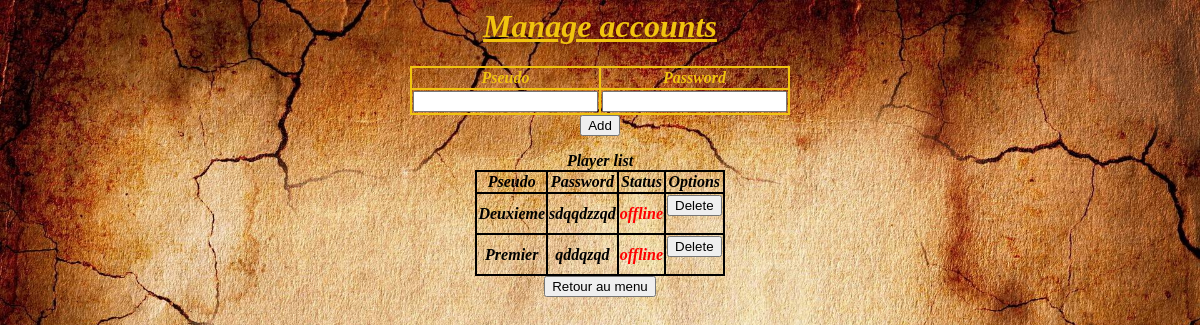
The page /index.php/gamecontroller/players on the database as committed earlier.
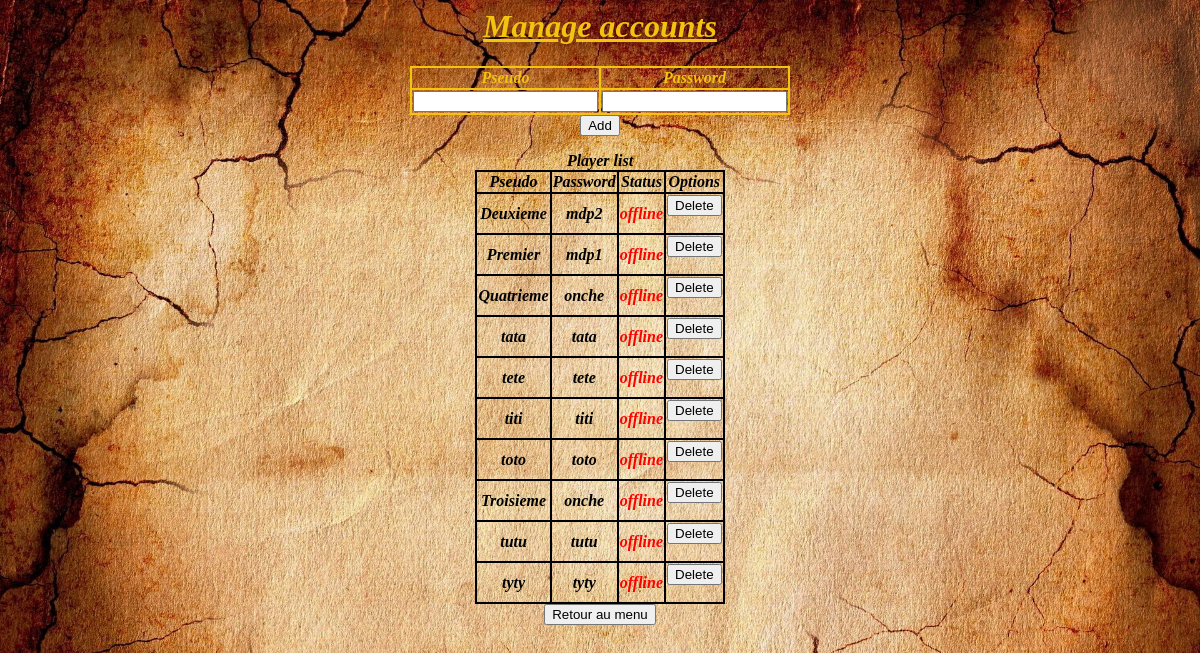
The same page on the database as committed later.
### tables this page shows
CREATE TABLE `players` (
  `pseudo` varchar(50) NOT NULL,
  `password` varchar(32) NOT NULL,
  `online` tinyint(1) NOT NULL
);

### application/controllers/gamecontroller.php (called while the page is built, shortened)
<?php
class GameController extends CI_Controller{
	function __construct(){
		$this->load->model('gamemodel');
	}
       function players(){
           $data['infos'] = $this->gamemodel->getPlayers();
           $this->load->view('players', $data);
       }
}
?>

### index.php (called while the page is built, shortened)
<?php
require_once BASEPATH.'core/CodeIgniter.php';

### application/models/gamemodel.php (called while the page is built, shortened)
<?php
class Gamemodel extends CI_Model{
        function getPlayers(){
            $query = $this->db->query('SELECT pseudo, password, online FROM players');
            return $query;
        }
}

### application/views/players.php (the view, shortened to what this page needs)
<hmtl>
    <head>
        <link rel="stylesheet" type="text/css" href="http://localhost/LoveLetter/upload/mystyle.css">
    </head>
    <body>
        <h1> Manage accounts </h1>
        <center><form method = 'POST' action='http://localhost/LoveLetter/index.php/gamecontroller/register'>
                <table>
                    <tr id="jaune">
                        <td><label>Pseudo</label></td>
                        <td><label>Password</label></td>
                    </tr>
                    <tr id="jaune">
                        <td><input type='text' name='pseudo' required/></td>
                        <td><input type='text' name='psw' required/></td>
                    </tr>
                </table>
                        <center><input type ='submit' value="Add"/></center>
            </form>
        </center>
        <table align = center background='http://localhost/LoveLetter/upload/fond_tableau.png' id="tab">
            <caption> Player list </caption>
            <tr>
                <th> Pseudo </th>
                <th> Password </th>
                <th> Status </th>
                <th> Options </th>
            </tr>
                <?php if(isset($infos)){
                    foreach($infos->result() as $row){
                        ?>
            <tr>
                <td><?php echo $row->pseudo;?></td>
                <td><?php echo $row->password;?></td>
                <td><?php
                        if ($row->online == 1){
                            echo "<font color='green'>online</font>";
                        }
                        else{
                            echo "<font color='red'>offline</font>";
                        }
                    ?>
                </td>
                <td>
                    <?php echo"<form method = 'POST' action='http://localhost/LoveLetter/index.php/gamecontroller/delete/".$row->pseudo."'>"; ?>
                        <input type ='submit' value="Delete" name="pseudo"/>
                    </form>
                </td>
            </tr>
                <?php
                    }
                }
                ?>
        </table>
    </body>
    <footer>
        <form method = 'POST' action='http://localhost/LoveLetter/index.php/gamecontroller/'>
                    <center><input type ='submit' value="Retour au menu"/></center>
        </form>
    </footer>
</hmtl>

### upload/mystyle.css (style rules this page uses)
body { background-image:url("http://localhost/LoveLetter/upload/background.png"); background-repeat: no-repeat; background-size: 100%; }
table { border-style:solid; border-width: 2px; border-collapse:collapse }
tr { border-style:solid; border-width: 2px; }
th { text-align: center; font-family: Lucida Sans; font-style: italic; border-style:solid; border-width: 2px; }
td { text-align: center; border-style:solid; border-width: 2px; font-style: italic; font-weight: bold; font-family: Lucida Sans; }
h1 { text-align: center; color: #F1C40F; font-family: Lucida Sans; font-style: italic; text-decoration: underline; }
#jaune { border-color: #F1C40F; font-family: Lucida Sans; font-weight: bold; color: #F1C40F; font-style: italic; }
caption { border-width: 2px; font-family: Lucida Sans; font-weight: bold; font-style: italic; }

Rows that differ between the two databases and show on the page:
changed players "Deuxieme": password "sdqqdzzqd" → "mdp2"
changed players "Premier": password "qddqzqd" → "mdp1"
added players: pseudo "Quatrieme", password "onche", online "offline"
added players: pseudo "tata", password "tata", online "offline"
added players: pseudo "tete", password "tete", online "offline"
added players: pseudo "titi", password "titi", online "offline"
added players: pseudo "toto", password "toto", online "offline"
added players: pseudo "Troisieme", password "onche", online "offline"
added players: pseudo "tutu", password "tutu", online "offline"
added players: pseudo "tyty", password "tyty", online "offline"
